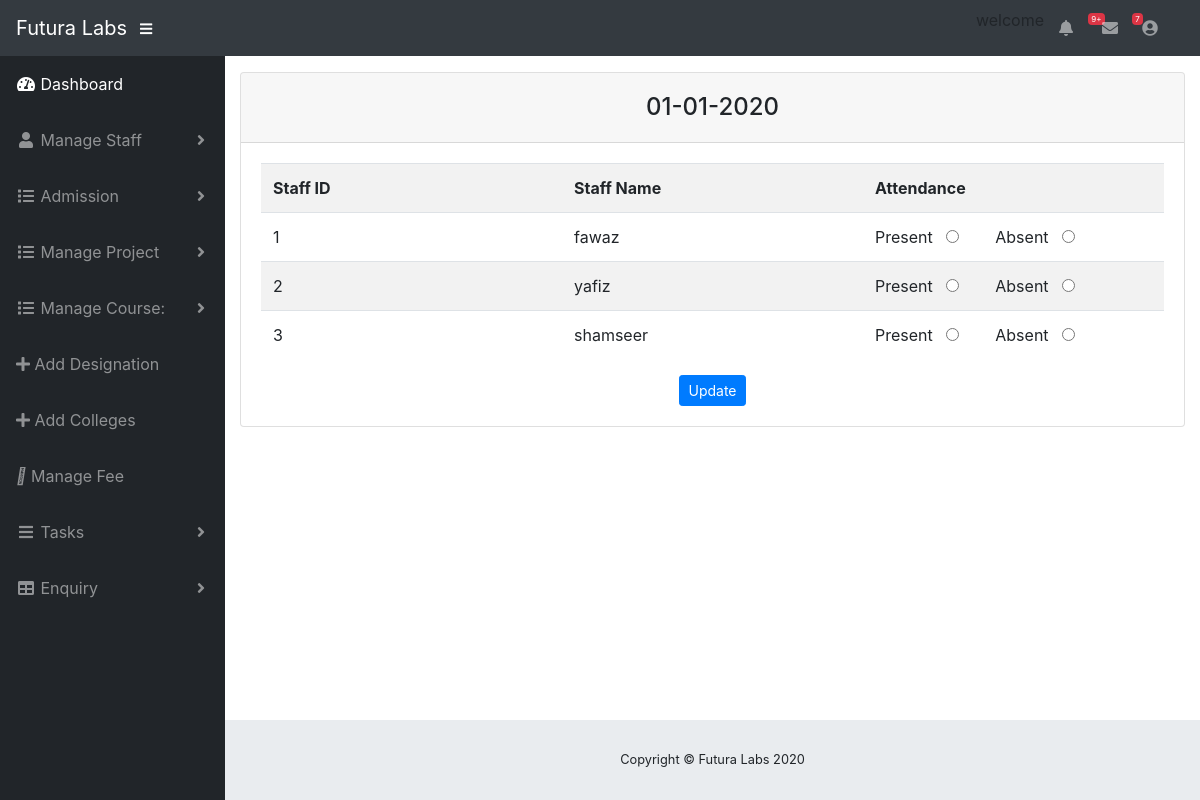
Page /edit-attendance.php?id=01-01-2020 (signed in) on the committed database.
### tables this page shows
CREATE TABLE `attendance` (
  `attend_id` int(11) NOT NULL,
  `staff_id` int(11) NOT NULL,
  `date` varchar(30) NOT NULL,
  `attendance` varchar(20) NOT NULL
);

CREATE TABLE `staff` (
  `staff_id` int(11) NOT NULL,
  `design_id` int(11) NOT NULL,
  `staff_name` varchar(30) NOT NULL,
  `gender` varchar(20) NOT NULL,
  `Age` int(20) NOT NULL,
  `address` varchar(50) NOT NULL,
  `phone` varchar(50) NOT NULL,
  `email` varchar(30) NOT NULL,
  `join_date` date NOT NULL
);

### edit-attendance.php (the view)
<?php
include "admin_header.php";
$id=$_GET['id'];
?>
<form action="" method="post">
		<div class="card">
			<div class="card-header">
          <center>  <h4 class="m-0 py-2"><?php echo "$id";?></h4></center>
			</div>
			<div class="card-body">
					<table class="table table-striped">
						<tr>
							<th width="25%">Staff ID</th>
							<th width="25%">Staff Name</th>
							<th width="25%">Attendance</th>
						</tr>
                        <?php
        $result=mysqli_query($con,"select * from attendance JOIN staff ON attendance.staff_id=staff.staff_id WHERE date='$id'");
            while($rows=mysqli_fetch_array($result))
            {
                ?>
<tr>
	<td><?php echo $rows['staff_id']; ?></td>
	<td><?php echo $rows['staff_name']; ?></td>
    <td>
    	Present &nbsp;&nbsp;<input type="radio" name="attendance">&nbsp;&nbsp;&nbsp;&nbsp;&nbsp;&nbsp;&nbsp;
    	Absent &nbsp;&nbsp;<input type="radio" name="attendance">
</td>
</tr>
<?php }
            ?>
					</table>
					<center><button class="btn btn-primary btn-sm">Update</button></center>
				</form>
			</div>
		</div>
	</div>
    <?php include 'footer.php'; ?>

### rows in the picture
attendance: staff.staff_id "1", staff.staff_name "fawaz"
attendance: staff.staff_id "2", staff.staff_name "yafiz"
attendance: staff.staff_id "3", staff.staff_name "shamseer"

### other values in the picture
$id "01-01-2020"
